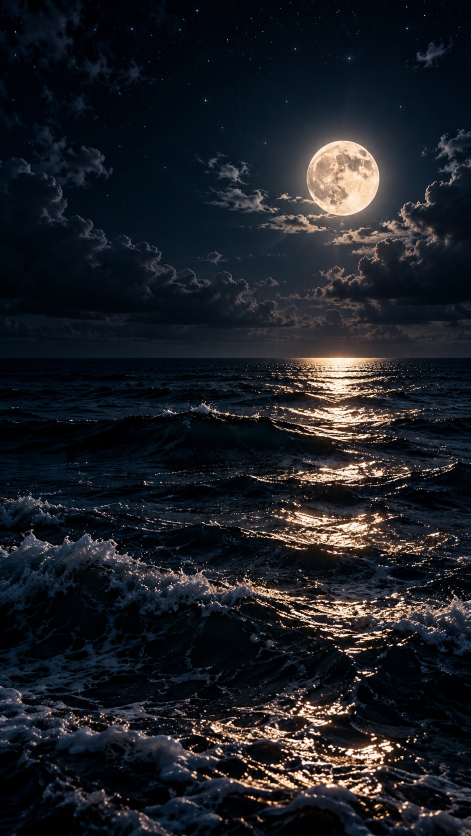
#> input picture videos/assets/nuit-mer.jpg, 941 x 1672 px (shown at 1/2 size); its folder holds 5 pictures in this run
$ python render.py
#> lines starting #> are read from the running program, lines starting #| are printed output that depends on the picture
"""Vidéo d'annonce Maison Corsaire — arrivée pour Noël.

Mer au clair de lune (ouverture), nuit étoilée en dégradé, étoiles filantes, coffre au trésor et grelots (planche
d'illustrations de Noël), puis les trois cuvées et le logo. Couleurs et polices de
la charte (cuivre, ivoire, bordeaux / vert forêt / brun, Playfair Display + Montserrat).
Musique composée dans le script, avec grelots.

Format story 1080x1920, 20 s, 60 i/s.
Usage : python3 videos/noel/render.py  ->  videos/noel/maison-corsaire-noel.mp4
"""
import math
import subprocess
import wave
from pathlib import Path

import numpy as np
from PIL import Image, ImageDraw, ImageFilter, ImageFont

HERE = Path(__file__).parent
ASSETS = HERE.parent / "assets"
OUT = HERE / "maison-corsaire-noel.mp4"
AUDIO = HERE / "musique.wav"

W, H, FPS, DUR = 1080, 1920, 60, 20.0
NFRAMES = int(FPS * DUR)
S1, S2, S3, S4 = 0.0, 5.0, 10.0, 12.5  # débuts de scène, calés sur les mesures de la musique
BAND_H = 540  # trois bandeaux, en laissant le bas libre pour la mention légale

# palette de la charte
IVOIRE = (247, 241, 231)
CUIVRE = (208, 132, 84)  # cuivre dorure, sur fonds foncés
BORDEAUX = (58, 11, 27)
VERT = (15, 58, 39)
BRUN = (79, 39, 17)
# dégradé de nuit : du noir bleuté au bleu marin de la charte, éclairci vers l'horizon
NUIT = [(0.0, (2, 5, 14)), (0.45, (8, 20, 42)), (0.8, (20, 40, 60)), (1.0, (38, 64, 92))]

FONTS = ASSETS / "fonts"
PLAYFAIR = str(FONTS / "playfair-display-latin-400-normal.woff")
PLAYFAIR_IT = str(FONTS / "playfair-display-latin-400-italic.woff")
MONTSERRAT = str(FONTS / "montserrat-latin-500-normal.woff")
MONTSERRAT_SEMI = str(FONTS / "montserrat-latin-600-normal.woff")

rng = np.random.default_rng(11)


# --- utilitaires d'animation -------------------------------------------------

def ease(x):
    x = min(max(x, 0.0), 1.0)
    return 1 - (1 - x) ** 3


def ease_io(x):
    x = min(max(x, 0.0), 1.0)
    return 3 * x * x - 2 * x * x * x


# [6 lines left out: function window, not called in this run]


def tone(color, k):
    """Couleur légèrement éclaircie, pour le ton sur ton."""
    return tuple(int(c + (255 - c) * k) for c in color)


# --- calques ------------------------------------------------------------------

class Layer:
    """Calque RGBA pré-rendu, composé sur l'image à une position donnée."""

    # [32 lines left out: functions __init__, draw, text_image, not called in this run]


def text_layer(*args, **kw):
    return Layer(text_image(*args, **kw))


class Words:
    """Ligne de texte qui apparaît mot par mot (fondu et légère montée)."""

    # [17 lines left out: functions __init__, draw, not called in this run]


T = [0.0]  # temps courant, pour les animations mot par mot


def asset(name, width=None, height=None):
    img = Image.open(ASSETS / f"{name}.png").convert("RGBA")
    if width:
        height = round(img.height * width / img.width)
    elif height:
        width = round(img.width * height / img.height)
    else:
        return img
    return img.resize((width, height), Image.LANCZOS)


# étiquettes noires des bouteilles du coffre : (centre x, centre y dans l'image d'origine, inclinaison)
CHEST_LABELS = [(410, 470, -9), (686, 522, -9), (972, 576, -11)]


# [9 lines left out: function chest_with_logos, not called in this run]


class Swinging:
    """Ornement suspendu qui se balance autour de son point d'attache (en haut, au centre)."""

    # [13 lines left out: functions __init__, draw, not called in this run]


# --- nuit étoilée ----------------------------------------------------------------

def night_sky():
    y = np.linspace(0, 1, H)
    stops = [s for s, _ in NUIT]
    sky = np.stack([np.interp(y, stops, [c[k] for _, c in NUIT]) for k in range(3)], axis=1)[:, None, :]
    img = Image.fromarray(np.broadcast_to(sky, (H, W, 3)).astype(np.uint8)).convert("RGBA")
    d = ImageDraw.Draw(img)
    srng = np.random.default_rng(5)
    for _ in range(900):  # poussière d'étoiles fixe
        x, yy = srng.uniform(0, W), srng.uniform(0, H * 0.9)
        r = srng.choice([0.6, 0.9, 1.2, 1.6], p=[0.5, 0.3, 0.15, 0.05])
        v = int(srng.uniform(70, 200) * (1 - yy / H * 0.5))
        d.ellipse([x - r, yy - r, x + r, yy + r], fill=(v, v, min(255, v + 25), 255))
    return np.asarray(img.convert("RGB"), np.float32) / 255.0


N_TWINKLE = 70
twinkle = {
    "x": rng.uniform(20, W - 20, N_TWINKLE),
    "y": rng.uniform(20, H * 0.85, N_TWINKLE),
    "r": rng.uniform(1.6, 3.4, N_TWINKLE),
    "f": rng.uniform(0.6, 1.8, N_TWINKLE),
    "ph": rng.uniform(0, 2 * math.pi, N_TWINKLE),
}
N_SNOW = 110
snow = {
    "x": rng.uniform(0, W, N_SNOW),
    "y": rng.uniform(0, H, N_SNOW),
    "r": rng.uniform(1.5, 4.0, N_SNOW),
    "v": rng.uniform(40, 100, N_SNOW),
    "ph": rng.uniform(0, 2 * math.pi, N_SNOW),
}
# étoiles filantes : (départ, x, y, déplacement x, déplacement y)
# (en dehors des zones de texte ; elles passent derrière les illustrations et le logo)
METEORS = [(0.5, 1020, 120, -720, 400), (1.8, 700, 50, -500, 280), (2.9, 1070, 330, -380, 210),
           (3.9, 1060, 230, -480, 270), (4.5, 520, 60, -400, 220),
           (10.2, 1000, 240, -620, 340), (11.3, 620, 90, -450, 250), (12.1, 1060, 380, -420, 240),
           (14.6, 1000, 60, -520, 290), (16.2, 560, 80, -380, 210), (17.6, 1040, 190, -480, 270),
           (18.8, 760, 60, -420, 230)]
METEOR_DUR = 1.0


# [21 lines left out: function draw_meteor, not called in this run]


# étoiles dorées de la planche, qui scintillent : (x, y, taille, phase)
GOLD_STARS = [(150, 560, 70, 0.0), (985, 470, 56, 1.7), (640, 300, 44, 3.1), (110, 1180, 50, 4.4),
              (980, 1120, 64, 2.2), (520, 120, 38, 5.3), (300, 900, 34, 0.9), (960, 1620, 40, 3.8)]


# --- mer au clair de lune (scène d'ouverture) -------------------------------------

SEA = Image.open(ASSETS / "nuit-mer.jpg").convert("RGB").filter(ImageFilter.UnsharpMask(radius=1.6, percent=70, threshold=3))
HORIZON = 822  # ligne d'horizon de la photo, à l'écran
N_GLINT = 110
glints = {  # éclats de lumière dans le reflet de la lune, plus larges vers le premier plan
    "y": rng.uniform(HORIZON + 8, H, N_GLINT),
    "f": rng.uniform(3.0, 7.0, N_GLINT),
    "ph": rng.uniform(0, 2 * math.pi, N_GLINT),
    "r": rng.uniform(1.2, 3.2, N_GLINT),
}
glints["x"] = 790 + rng.normal(0, 1, N_GLINT) * (25 + (glints["y"] - HORIZON) * 0.11)


# [8 lines left out: function sea_frame, not called in this run]


# assombrissement doux du bas de l'image, pour la lisibilité de la mention sanitaire
SEA_SHADE = (0.9 - 0.5 * np.clip((np.arange(H) - 1520) / 220, 0, 1))[:, None, None].astype(np.float32)


# [106 lines left out: functions glint_layer, sky_layer, chart_image, frame_path, partial, double_filet and 1 more, not called in this run]


# --- musique (celle de la première version, prolongée, avec grelots) -------------

def render_audio(path):
    sr = 44100
    n = int(sr * DUR)
    t = np.arange(n) / sr
    out = np.zeros(n)
    arng = np.random.default_rng(2)

    def note(freq, start, length, amp, kind="bell"):
        i0 = int(start * sr)
        i1 = min(n, i0 + int(length * sr))
        if i0 >= n:
            return
        tt = t[: i1 - i0]
        if kind == "bell":
            env = np.exp(-tt * 3.2) * np.minimum(1, tt * 400)
            w = (np.sin(2 * np.pi * freq * tt) + 0.35 * np.sin(2 * np.pi * freq * 2.76 * tt) * np.exp(-tt * 6)
                 + 0.2 * np.sin(2 * np.pi * freq * 5.4 * tt) * np.exp(-tt * 9))
        else:  # nappe
            env = np.minimum(1, tt / 1.2) * np.minimum(1, (length - tt) / 1.0)
            w = sum(np.sin(2 * np.pi * freq * dt * tt) for dt in (1, 1.003, 0.997, 2.0)) / 4
        out[i0:i1] += amp * env * w

    # grelots : petites billes métalliques, partiels aigus inharmoniques + souffle aigu
    jingles = []
    for _ in range(6):
        ln = int(0.18 * sr)
        tt = t[:ln]
        w = sum(np.sin(2 * np.pi * arng.uniform(2600, 8500) * tt + arng.uniform(0, 6)) * np.exp(-tt * arng.uniform(22, 45))
                for _ in range(9))
        noise = arng.normal(0, 1, ln)
        hiss = noise - np.convolve(noise, np.ones(6) / 6, mode="same")
        jingles.append((w / 9 + 0.5 * hiss * np.exp(-tt * 40)) * np.minimum(1, tt * 2000))

    def shake(start, amp):
        for _ in range(3):  # plusieurs grelots qui sonnent presque ensemble
            j = jingles[arng.integers(len(jingles))]
            i0 = int((start + arng.uniform(0, 0.03)) * sr)
            i1 = min(n, i0 + len(j))
            if i0 < n:
                out[i0:i1] += amp * arng.uniform(0.6, 1.0) * j[: i1 - i0]

    hz = lambda m: 440 * 2 ** ((m - 69) / 12)
    beat = 60 / 96
    # progression ré majeur : D - Bm - G - A - G, puis retour sur ré au logo
    chords = [[50, 57, 62, 66], [47, 54, 59, 62], [43, 50, 55, 59], [45, 52, 57, 61], [43, 50, 55, 59]]
    for bar, chord in enumerate(chords):
        start = bar * 4 * beat
        for m in chord:
            note(hz(m), start, 4 * beat + 0.6, 0.08, "pad")
        note(hz(chord[0] - 12), start, 4 * beat + 0.6, 0.11, "pad")  # basse
        arp = [chord[k] + 12 for k in (1, 2, 3, 2, 1, 2, 3, 2)]
        for k, m in enumerate(arp):
            if start + k * beat / 2 > 1.0:  # les clochettes entrent après l'intro
                note(hz(m), start + k * beat / 2, 1.6, 0.10)
    for m in (38, 50, 57, 62, 66, 69):
        note(hz(m), S4, DUR - S4, 0.08, "pad")
    for k, m in enumerate((74, 78, 81, 86)):
        note(hz(m), S4 + k * 0.12, 3.0, 0.13)
    # mélodie de clochettes sur le final
    for k, m in enumerate((81, 78, 74, 76, 78, 81, 86)):
        note(hz(m), S4 + 1.5 * beat * (k + 2), 2.0, 0.09)

    # grelots en rythme : discrets au début, plus présents au final
    k = 0
    while k * beat / 2 < DUR - 1.0:
        s = k * beat / 2
        if s > 0.8:
            level = 0.10 if s < S2 else 0.14 if s < S4 else 0.20
            shake(s, level * (1.0 if k % 2 == 0 else 0.55))
        k += 1
    for s in (0.8, S3, S4):  # secousses à l'apparition des grelots
        for d in np.arange(0, 0.5, 0.06):
            shake(s + d, 0.22 * (1 - d * 1.5))

    # souffle de vent sur les changements de scène
    noise = np.random.default_rng(1).normal(0, 1, n)
    wind = np.convolve(noise, np.ones(60) / 60, mode="same")
    for s, amp in ((S2, 0.45), (S4, 0.5)):
        out += amp * wind * np.exp(-((t - s) / 0.7) ** 2)

    # réverbération (réponse impulsionnelle différente à gauche et à droite : son plus ample)
    ir_t = np.arange(int(2.4 * sr)) / sr
    channels = []
    for seed in (7, 8):
        ir = np.random.default_rng(seed).normal(0, 1, len(ir_t)) * np.exp(-ir_t / 0.55)
        ir[: int(0.02 * sr)] = 0  # pré-délai
        ir /= np.sqrt(np.sum(ir ** 2))
        size = 1 << int(np.ceil(np.log2(n + len(ir))))
        wet = np.fft.irfft(np.fft.rfft(out, size) * np.fft.rfft(ir, size), size)[:n]
        channels.append(out + 0.35 * wet)
    stereo = np.stack(channels, axis=1)
    stereo *= (np.minimum(1, t / 0.8) * np.minimum(1, (DUR - t) / 1.5))[:, None]
    stereo = stereo / np.max(np.abs(stereo)) * 0.8
    data = (stereo * 32767).astype(np.int16)
    with wave.open(str(path), "wb") as wf:
        wf.setnchannels(2)
        wf.setsampwidth(2)
        wf.setframerate(sr)
        wf.writeframes(data.tobytes())


# --- montage ---------------------------------------------------------------------

_yy, _xx = np.mgrid[0:H, 0:W].astype(np.float32)
VIGNETTE = (1 - 0.22 * np.clip((((_xx - W / 2) / (W * 0.62)) ** 2 + ((_yy - H / 2) / (H * 0.62)) ** 2) - 0.25, 0, 1)
            )[..., None].astype(np.float32)

def main():
    render_audio(AUDIO)

    sky = night_sky()
#> in night_sky, `img = Image.fromarray(np.broadcast_to(sky, (H, W, 3)).astype(np.uint8)..`:
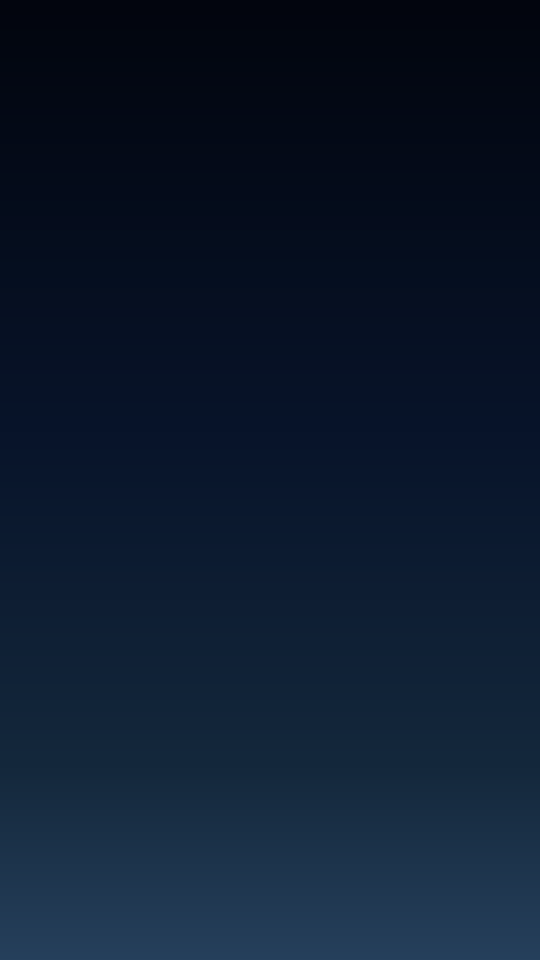
#> img: PIL image 1080x1920 RGBA (shown at 1/2 size); mean R, G, B, A 12.5, 26, 45.1, 255
    gold_star = asset("noel-etoile")
    gold_stars = [(x, y, Layer(gold_star.resize((s, round(s * gold_star.height / gold_star.width)), Image.LANCZOS)), ph)
                  for x, y, s, ph in GOLD_STARS]
    chest = Layer(chest_with_logos(920))
    bells_left = Swinging(asset("noel-grelots-suspendus", width=260))
    bell_right = Swinging(asset("noel-grelot-suspendu", width=210))
    # au final, plus petits, suspendus au filet de l'étiquette
    small_left = Swinging(asset("noel-grelots-suspendus", width=180))
    small_right = Swinging(asset("noel-grelot-suspendu", width=150))
    bow_bells = Layer(asset("noel-grelots-noeud", width=460))

    s1a = Words("Au bout du voyage,", PLAYFAIR_IT, 92, IVOIRE)
    s1b = Words("un trésor vous attend.", PLAYFAIR_IT, 92, IVOIRE)

    bands = [
        cuvee_band("Noroît", "VENT DU NORD-OUEST", BORDEAUX, 1, "noroit", True),
        cuvee_band("Zéphyr", "VENT D'OUEST", VERT, 2, "zephyr", False),
        cuvee_band("Suroît", "VENT DU SUD-OUEST", BRUN, 3, "suroit", True),
    ]

    s3a = Words("Trois vents.", PLAYFAIR_IT, 104, IVOIRE, gap=0.2)
    s3b = Words("Une même Maison.", PLAYFAIR_IT, 104, IVOIRE, gap=0.2)

    logo = Layer(asset("logo-cuivre", width=460))
    bottles = [Layer(asset(f"bouteille-{n}", height=620)) for n in ("noroit", "zephyr", "suroit")]
    sep = Layer(Image.new("RGBA", (120, 3), CUIVRE + (255,)))
    cta = text_layer("ARRIVE POUR NOËL", MONTSERRAT_SEMI, 46, IVOIRE, tracking=10)
    cta2 = text_layer("FAIT MAIN  ·  FABRICATION FRANÇAISE", MONTSERRAT, 28, CUIVRE, tracking=5)
    handle = text_layer("@maisoncorsaire", PLAYFAIR_IT, 46, IVOIRE)
    legal1 = text_layer("L'abus d'alcool est dangereux pour la santé.", MONTSERRAT, 26, IVOIRE)
    legal2 = text_layer("À consommer avec modération.", MONTSERRAT, 26, IVOIRE)

    ff = subprocess.Popen(
        ["ffmpeg", "-y", "-loglevel", "error",
         "-f", "rawvideo", "-pix_fmt", "rgb24", "-s", f"{W}x{H}", "-r", str(FPS), "-i", "-",
         "-i", str(AUDIO),
         "-c:v", "libx264", "-preset", "slow", "-crf", "16", "-profile:v", "high", "-pix_fmt", "yuv420p",
         "-af", "loudnorm=I=-14:TP=-1.5:LRA=11",
         "-c:a", "aac", "-b:a", "160k", "-shortest", "-movflags", "+faststart", str(OUT)],
        stdin=subprocess.PIPE,
    )

    filet_cache = {}
    previews = {int(s * FPS) for s in (1.0, 4.4, 5.9, 10.7, 18.2)}
    for i in range(NFRAMES):
        t = i / FPS
        T[0] = t
        # ouverture sur la mer au clair de lune, puis la nuit en dégradé (pendant les bandeaux)
        sea = 1 - ease_io((t - S2 - 1.0) / 1.0)
        if sea >= 1:
            frame = sea_frame(t)
        elif sea > 0:
            frame = sea_frame(t) * sea + sky * (1 - sea)
        else:
            frame = sky.copy()
        if sea > 0:
            glint_layer(t).draw(frame, W / 2, H / 2, sea)

        # étoiles qui scintillent et neige
        for x, y, star, ph in gold_stars:
            if sea > 0 and y > HORIZON - 60:
                continue
            star.draw(frame, x, y, max(0.0, math.sin(t * 1.3 + ph)) ** 2 * ease(t / 1.5))
        sky_layer(t, 0.6 + 0.4 * ease((t - S4) / 1.0), HORIZON - 40 if sea > 0 else H).draw(frame, W / 2, H / 2)

        # scène 1 : le coffre au trésor sort du reflet de la lune
        s1a.draw(frame, W / 2, 640, 1.4, S2 - 0.1)
        s1b.draw(frame, W / 2, 760, 2.1, S2 - 0.1)
        chest.draw(frame, W / 2, 1250 + 120 * (1 - ease((t - 2.8) / 1.4)), window(t, 2.8, S2 - 0.1, 1.2, 0.5))

        # grelots suspendus au bord haut de l'écran, qui se balancent
        bells_op = window(t, 0.8, S2 + 0.4, 0.8, 0.4)
        drop = 120 * (1 - ease((t - 0.8) / 1.2))
        bells_left.draw(frame, 180, -drop, 6 * math.sin(t * 2.6), bells_op)
        bell_right.draw(frame, 965, -drop, -5 * math.sin(t * 2.3 + 1.0), bells_op)

        # scène 2 : les trois cuvées, une par vent
        if S2 <= t < S3 + 0.1:
            for k, band in enumerate(bands):
                start = S2 + 0.35 * k
                side = -1 if k % 2 == 0 else 1
                x_in = side * W * (1 - ease((t - start) / 0.9))
                x_out = -side * W * ease_io((t - (S3 - 0.6) - 0.1 * k) / 0.6)
                band.draw(frame, W / 2 + x_in + x_out, BAND_H / 2 + k * BAND_H)

        # scène 3 : la devise, sous les grelots enrubannés
        op = window(t, S3, S4 - 0.1, 0.8, 0.5)
        bow_bells.draw(frame, W / 2 + 6 * math.sin(t * 9) * math.exp(-(t - S3) * 2), 640, op)
        s3a.draw(frame, W / 2, 1000, S3 + 0.1, S4 - 0.1)
        s3b.draw(frame, W / 2, 1130, S3 + 0.6, S4 - 0.1)

        # scène 4 : révélation du logo et des trois cuvées dans le cadre de l'étiquette
        if t >= S4:
            frac = round(ease_io((t - S4) / 1.6), 3)
            if frac not in filet_cache:
                filet_cache[frac] = double_filet(frac)
            filet_cache[frac].draw(frame, W / 2, H / 2)
            op = window(t, S4 + 1.2, DUR, 0.8, 0)
            small_left.draw(frame, 205, 146, 6 * math.sin(t * 2.6), op)
            small_right.draw(frame, 875, 146, -5 * math.sin(t * 2.3 + 1.0), op)
        logo.draw(frame, W / 2, 420 - 25 * ease((t - S4 - 0.4) / 1.4), window(t, S4 + 0.4, DUR, 1.4, 0))
        for k, b in enumerate(bottles):  # les trois cuvées montent l'une après l'autre
            start = S4 + 1.4 + 0.3 * k
            b.draw(frame, W / 2 + (k - 1) * 300, 1010 + 60 * (1 - ease((t - start) / 1.2)), window(t, start, DUR, 1.0, 0))
        sep.draw(frame, W / 2, 1365, window(t, S4 + 2.8, DUR, 0.6, 0))
        cta.draw(frame, W / 2, 1430 - 15 * ease((t - S4 - 3.0) / 1.0), window(t, S4 + 3.0, DUR, 0.8, 0))
        cta2.draw(frame, W / 2, 1500, window(t, S4 + 3.5, DUR, 0.8, 0))
        handle.draw(frame, W / 2, 1580, window(t, S4 + 4.0, DUR, 0.8, 0))

        legal1.draw(frame, W / 2, 1700)
        legal2.draw(frame, W / 2, 1738)

        fade = ease(t / 0.5) * (1 - ease((t - (DUR - 0.8)) / 0.8) if t > DUR - 0.8 else 1.0)
        out = (np.clip(frame * VIGNETTE * fade, 0, 1) * 255).astype(np.uint8)
        ff.stdin.write(out.tobytes())

        if i in previews:
            Image.fromarray(out).save(HERE / f"apercu-{t:04.1f}s.jpg", quality=88)

    ff.stdin.close()
    ff.wait()
    AUDIO.unlink()
    print("OK ->", OUT)


if __name__ == "__main__":
#> (the run stopped early here; a loop or call above may not have finished)
